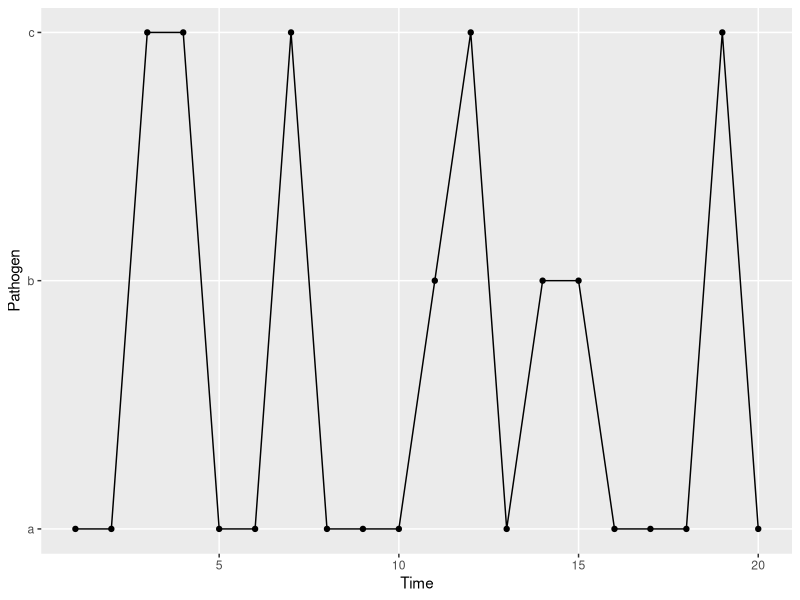
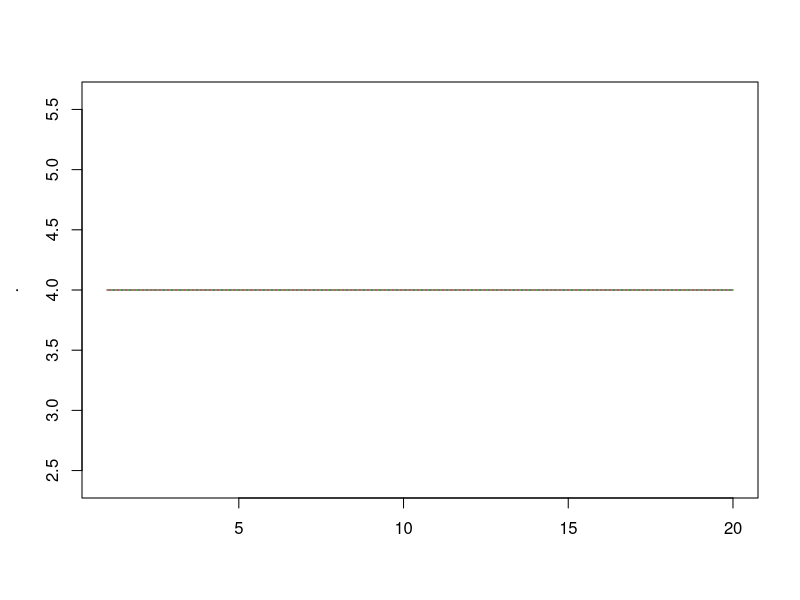
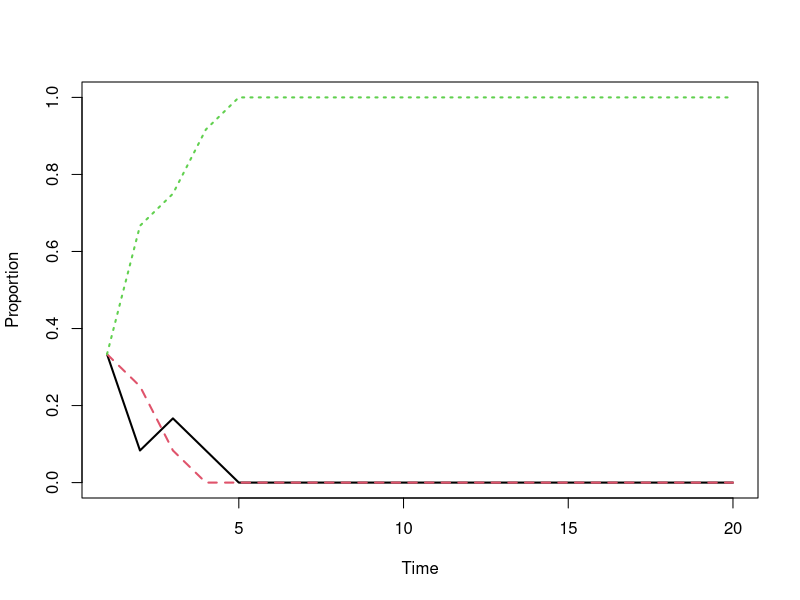

Write the R code that produced these figures, in order.
## ---- chunk 1
rm(list = ls())
library(knitr)
oldSource <- knit_hooks$get("source")
knit_hooks$set(source = function(x, options) {
  x <- oldSource(x, options)
  x <- ifelse(!is.null(options$ref), paste0("\\label{", options$ref,"}", x), x)
  ifelse(!is.null(options$codecap), paste0("\\captionof{chunk}{", options$codecap,"}", x), x)
})
library(ggplot2)
library(testthat)
knitr::opts_chunk$set(cache = FALSE, fig.width = 7, fig.height = 4, 
                      out.extra = '', out.width = "0.6\\textwidth",
                      fig.align='center', fig.pos = "h")
set.seed(01011885)

# You might need to install the package rticles for the formatting to work.
# To build run
# rmarkdown::render('unit_testing.Rmd')
## ---- chunk 2
N <- 12 # infected individuals
t <- 20 # study length
# create the matrix to store the simulation data
I <- matrix(data = NA, nrow = t, ncol = N)

# Initialise the population at t = 1 with a fixed configuration
I[1,] <- rep(x = c("a", "b", "c"), length.out = N)

# At each time step, everyone is re-infected 
#   by someone from the previous time step.
for(t in seq(2, t)){
  I[t,] <- sample(x = I[t-1,], size = N)
}
## ---- chunk 3
library(ggplot2)
d1 <- data.frame(time = seq(t), pathogen = (I[, 1]), stringsAsFactors = TRUE)
ggplot(d1, aes(time, as.numeric(pathogen))) +
  geom_path() +
  geom_point() +
  scale_y_continuous(breaks = seq(3), labels = c('a', 'b', 'c')) +
  labs(y = 'Pathogen', x = 'Time') +
  theme(panel.grid.minor = element_blank())
## ---- chunk 4
apply(I, 1, function(x) table(factor(x, levels = c("a", "b", "c")))) %>% 
      t %>% matplot(type = 'l')
## ---- chunk 5
N <- 12
t <- 20

I <- matrix(data = NA, nrow = t, ncol = N)

I[1,] <- rep(x = c("a", "b", "c"), length.out = N)

for(t in seq(2, t)){
  I[t,] <- sample(x = I[t-1,], size = N, replace = TRUE)
}

## ---- chunk 6
(apply(I, 1, function(x) table(factor(x, levels = c("a", "b", "c")))) / N) %>% 
  t %>% 
  matplot(type = 'l', xlab = 'Time', ylab = 'Proportion', lwd = 2)
## ---- chunk 7
initialisePop <- function(t, N, pathogens){
  I <- matrix(data = NA, nrow = t, ncol = N)
  I[1,] <- rep(x = letters[1:pathogens], length.out = N)
  return(I)
}

updatePop <- function(x, t, N){
  x[t,] <- sample(x = x[t-1,], size = N, replace = TRUE)
  return(x)
}
## ---- chunk 8
pop1 <- initialisePop(t = 2, N = 3, pathogens = 2) 
expect_equal(pop1[1,], c("a", "b", "a"))

pop2 <- initialisePop(t = 2, N = 3, pathogens = 3) 
expect_equal(pop2[1,], c("a", "b", "c"))

pop3 <- initialisePop(t = 2, N = 4, pathogens = 2) 
expect_equal(pop3[1,], c("a", "b", "a", "b"))
## ---- chunk 9
pop1 <- initialisePop(t = 2, N = 3, pathogens = 3) 
expect_equal(dim(pop1), c(2, 3))

pop2 <- initialisePop(t = 6, N = 3, pathogens = 3) 
expect_equal(dim(pop2), c(6, 3))

pop3 <- initialisePop(t = 2, N = 20, pathogens = 3) 
expect_equal(dim(pop3), c(2, 20))

pop4 <- initialisePop(t = 2, N = 10, pathogens = 5) 
expect_equal(length(unique(pop4[1,])), 5)
## ---- chunk 10
pop1 <- initialisePop(t = 20, N = 12, pathogens = 3) 
# expect all except the first row are NAs
expect_true(all(is.na(pop1[-1,]))) 
# expect all 3 pathogens at t = 1
expect_true(all(c("a", "b", "c") %in% pop1[1,])) 

pop2 <- updatePop(pop1, t = 2, N = 12)
# after update expect 1st & 2nd row not to have NAs
expect_true(all(!is.na(pop2[1:2,]))) 
## ---- chunk 11
fullSim <- function(t, N, pathogens){
  pop <- initialisePop(t, N, pathogens) 
  for(i in seq(2, t)){
    pop <- updatePop(pop, i, N)
  }
  return(pop)
}

pop <- fullSim(t = 12, N = 20, pathogens = 3)

# expect no NAs
expect_true(!any(is.na(pop))) 
# expect all 3 pathogens contained within
expect_true(all(pop %in% c("a", "b", "c"))) 
## ---- chunk 12
chooseInfector <- function(N){
  sample(x = N, size = N, replace = TRUE)
}

newInfectionStatus <- function(old_status, infector_pathogen){
  old_status[infector_pathogen]
}

addInfectionStatus <- function(x, t, new_status){
  x[t,] <- new_status
}

updatePopCombined <- function(x, t, N){
  infector_pathogen <- chooseInfector(N)
  new_status <- newInfectionStatus(x[t-1,], infector_pathogen)
  x[t,] <- addInfectionStatus(x, t, new_status)
  return(x)
}
## ---- chunk 13
pop <- initialisePop(t = 2, N = 3, pathogens = 1) 
pop <- updatePop(pop, t = 2, N = 3)
expect_equal(pop[1,], pop[2,])
## ---- chunk 14
# Collapse each draw into a single string to make comparisons easier.
manyPops <- replicate(300, paste0(chooseInfector(N = 2), collapse = ""))
expect_true(all(manyPops %in% c("11", "22", "12", "21")))
## ---- chunk 15
set.seed(10261985)
n <- 1e3
infector_pathogen <- chooseInfector(n)

# If an individual infects more than one individual, 
expect_true(any(duplicated(infector_pathogen)))
## ---- chunk 16
set.seed(11121955)
manySims <- replicate(500, fullSim(t = 20, N = 40, pathogens = 3), 
                      simplify = FALSE)

# Define a function that calculates whether
#   whether the pathogen proportions are the
#   same in the first and last time point.
diffProportions <- function(x){
  !identical(table(x[1, ]), table(x[20, ]))
}

# Check that at least one simulation had 
# non-identical proportions.
expect_true(any(sapply(manySims, diffProportions)))
## ---- chunk 17
expect_error(initialisePop(t = 10, N = 4, pathogens = 'three'))
## ---- chunk 18
initialisePop <- function(t, N, pathogens){
  
  # Add an argument check
  if(length(pathogens) > 1) stop('pathogens must have length 1')
  
  I <- matrix(data = NA, nrow = t, ncol = N)
  I[1,] <- rep(x = letters[1:pathogens], length.out = N)
  return(I)
}

expect_error(initialisePop(t = 5, N = 4, pathogens = 1:3))
## ---- chunk 19
initialisePop <- function(t, N, pathogens){
  
  # Argument checks
  if(length(pathogens) > 1) stop('pathogens must have length 1')
  if(length(t) > 1) stop('t must have length 1')

  I <- matrix(data = NA, nrow = t, ncol = N)
  I[1,] <- rep(x = letters[1:pathogens], length.out = N)
  return(I)
}

expect_error(fullSim(t = 1:100, N = 4, pathogens = 3), 
             regexp = 't must have')
